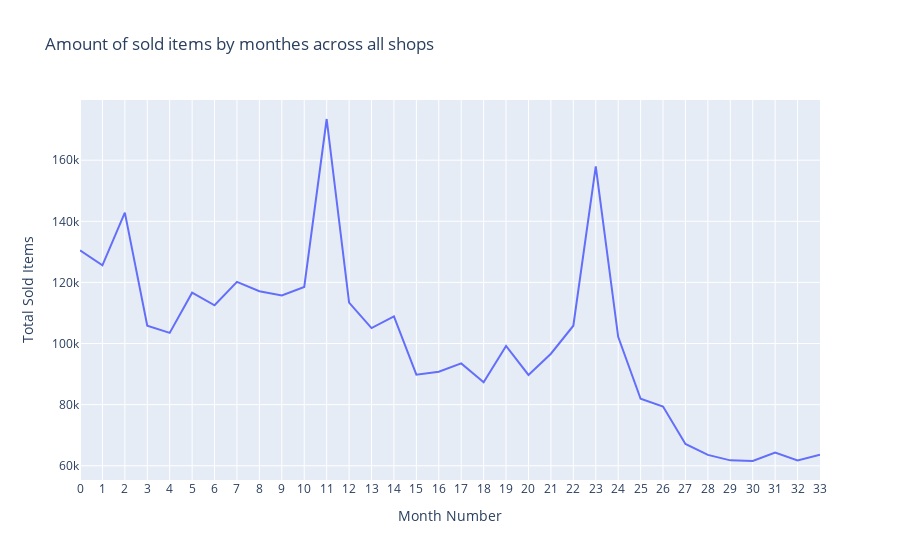

Notebook source saved alongside this figure:
### Markdown cell above
The same plot but interactive:

### Code cell
data = sales.groupby('date_block_num')['item_cnt_day'].sum().reset_index()
fig = px.line(
    data,
    x='date_block_num',
    y='item_cnt_day',
    title='Amount of sold items by monthes across all shops',
    labels={'date_block_num': 'Month Number', 'item_cnt_day': 'Total Sold Items'},
).update_layout(xaxis=dict(tickmode='linear'))
fig.show()

### Figure 1 — Plotly figure (JSON) as saved in the notebook; plotly's stock layout.template omitted (floating-point values rounded to 4 significant figures)
{"data": [{"hovertemplate": "Month Number=%{x}<br>Total Sold Items=%{y}<extra></extra>", "legendgroup": "", "line": {"color": "#636efa", "dash": "solid"}, "marker": {"symbol": "circle"}, "mode": "lines", "name": "", "orientation": "v", "showlegend": false, "type": "scatter", "x": [0, 1, 2, 3, 4, 5, 6, 7, 8, 9, 10, 11, 12, 13, 14, 15, 16, 17, 18, 19, 20, 21, 22, 23, 24, 25, 26, 27, 28, 29, 30, 31, 32, 33], "xaxis": "x", "y": [130485, 125592, 142834, 105865, 103480, 116629, 112522, 120182, 117125, 115750, 118523, 173477, 113376, 105070, 108855, 89793, 90799, 93488, 87316, 99198, 89716, 96665, 105819, 157942, 102202, 81939, 79407, 67155, 63560, 61773, 61559, 64303, 61711, 63599], "yaxis": "y"}], "layout": {"legend": {"tracegroupgap": 0}, "title": {"text": "Amount of sold items by monthes across all shops"}, "xaxis": {"anchor": "y", "domain": [0, 1], "tickmode": "linear", "title": {"text": "Month Number"}}, "yaxis": {"anchor": "x", "domain": [0, 1], "title": {"text": "Total Sold Items"}}}}
